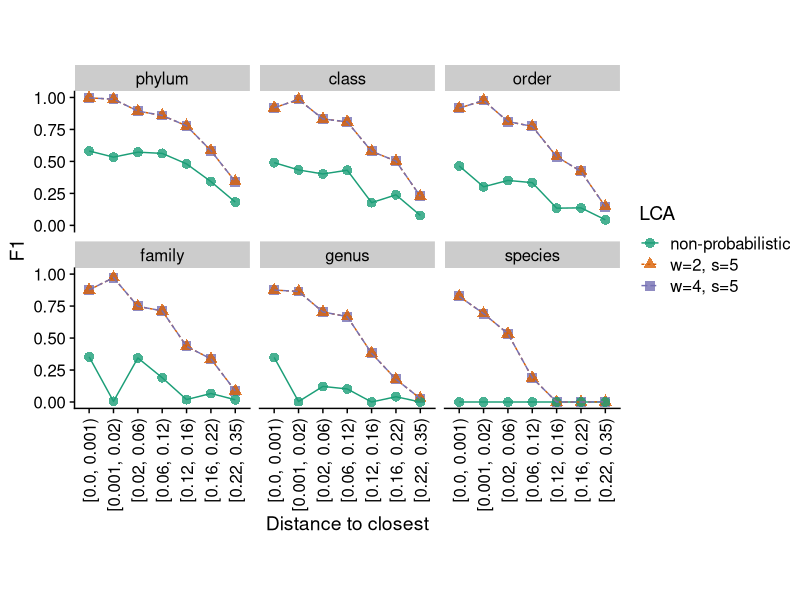

The R script that drew this image: (Note: this script raises an error after producing the figure.)
require(ggplot2)
require(readr)
require(cowplot)
require(dplyr)

theme_set(theme_cowplot(font_size = 8))

summary_scores_pu <- read_csv("../results/summary_scores_pu.csv")
summary_scores_pu <- summary_scores_pu %>%
  filter(Taxonomic_Rank != "superkingdom") %>%
  mutate(Distance_to_closest = factor(Distance_to_closest, levels = unique(Distance_to_closest)))

summary_scores_pu$Taxonomic_Rank <- factor(
  summary_scores_pu$Taxonomic_Rank,
  levels = c("phylum", "class", "order", "family", "genus", "species")
)

ggplot(summary_scores_pu, aes(x = Distance_to_closest, y = F1, color = Method, shape = Method, group = Method)) +
  facet_wrap(vars(Taxonomic_Rank)) +
  geom_point(size = 3, alpha = 0.8) +
  geom_line(aes(linetype = Method)) +
  labs(linetype = "LCA", shape = "LCA", colour = "LCA", x = "Distance to closest", y = "F1") +
  theme_cowplot() +
  scale_colour_brewer(palette = "Dark2") +
  theme(axis.text.x = element_text(angle = 90, vjust = 0.5, hjust = 1), aspect.ratio = 0.8)

ggsave2("../figures/pu_comparison_LCA.pdf")
